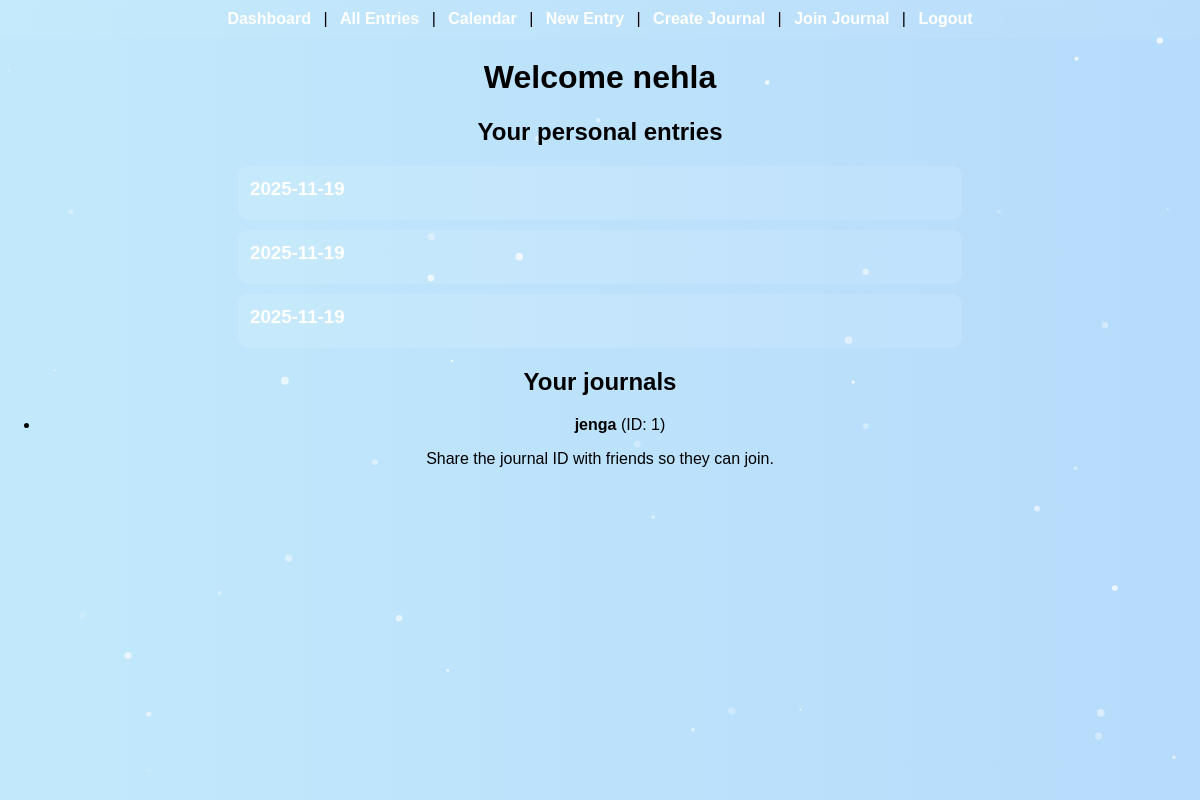
The app's page /dashboard (signed in) with its own data.
### tables this page shows
CREATE TABLE users (
        id INTEGER PRIMARY KEY AUTOINCREMENT,
        email TEXT UNIQUE NOT NULL,
        password_hash TEXT NOT NULL,
        name TEXT
    );

CREATE TABLE entries (
        id INTEGER PRIMARY KEY AUTOINCREMENT,
        owner_id INTEGER NOT NULL,
        journal_id INTEGER, -- NULL for personal
        entry_date TEXT NOT NULL,
        content TEXT NOT NULL,
        is_public INTEGER DEFAULT 0,
        FOREIGN KEY(owner_id) REFERENCES users(id),
        FOREIGN KEY(journal_id) REFERENCES journals(id)
    );

CREATE TABLE journals (
        id INTEGER PRIMARY KEY AUTOINCREMENT,
        name TEXT NOT NULL,
        owner_id INTEGER NOT NULL,
        FOREIGN KEY(owner_id) REFERENCES users(id)
    );

### app.py (the view)
@app.route("/dashboard")
@login_required
def dashboard():
    user = g.get("user") or current_user()
    db = get_db()
    personal = db.execute(
        "SELECT * FROM entries WHERE owner_id = ? AND journal_id IS NULL ORDER BY id DESC",
        (user["id"],)
    ).fetchall()
    owned = db.execute("SELECT * FROM journals WHERE owner_id = ?", (user["id"],)).fetchall()
    member = db.execute("""
        SELECT j.* FROM journals j
        JOIN journal_members m ON m.journal_id = j.id
        WHERE m.user_id = ?
    """, (user["id"],)).fetchall()
    journals = {j["id"]: j for j in owned}
    for j in member:
        journals[j["id"]] = j
    journals = list(journals.values())
    return render_template("dashboard.html", user=user, personal=personal, journals=journals)

### app.py (called while the page is built)
def get_db():
    if "db" not in g:
        g.db = sqlite3.connect(DB)
        g.db.row_factory = sqlite3.Row
    return g.db

def current_user():
    if getattr(g, "current_user", None) is not None:
        return g.current_user
    user_id = session.get("user_id")
    if not user_id:
        g.current_user = None
        return None
    db = get_db()
    user = db.execute("SELECT * FROM users WHERE id = ?", (user_id,)).fetchone()
    g.current_user = user  # maybe None
    return user

def login_required(f):
    @wraps(f)
    def wrapper(*args, **kwargs):
        user = current_user()
        if user is None:
            flash("Please log in first.", "warning")
            return redirect(url_for("login"))
        g.user = user
        return f(*args, **kwargs)
    return wrapper

### templates/dashboard.html (shortened to what this page needs)
{% extends "base.html" %}
{% block content %}
  <h1>Welcome {{ user.name or user.email }}</h1>
  <section>
    <h2>Your personal entries</h2>
    {% if personal %}
      {% for e in personal %}
        <div class="entry" data-date="{{ e['entry_date'] }}">
          <h3>{{ e['entry_date'] }}</h3>
        </div>
      {% endfor %}
    {% else %}
      <p>No personal entries yet. Make one: <a href="{{ url_for('new_entry') }}">New Entry</a></p>
    {% endif %}
  </section>
  <section>
    <h2>Your journals</h2>
    {% if journals %}
      <ul>
      {% for j in journals %}
        <li><strong>{{ j['name'] }}</strong> (ID: {{ j['id'] }})</li>
      {% endfor %}
      </ul>
      <p>Share the journal ID with friends so they can join.</p>
    {% else %}
      <p>No journals yet. <a href="{{ url_for('create_journal') }}">Create one</a> or <a href="{{ url_for('join_journal') }}">join</a>.</p>
    {% endif %}
  </section>
{% endblock %}

### templates/base.html (shortened to what this page needs)
<!doctype html>
<html>
<head>
  <link rel="stylesheet" href="{{ url_for('static', filename='style.css') }}">
</head>
<body>
  <div id="particles-js"></div>
  <nav>
    {% if session.user_id %}
      <a href="{{ url_for('dashboard') }}">Dashboard</a> |
      <a href="{{ url_for('entries_page') }}">All Entries</a> |
      <a href="{{ url_for('calendar_page') }}">Calendar</a> |
      <a href="{{ url_for('new_entry') }}">New Entry</a> |
      <a href="{{ url_for('create_journal') }}">Create Journal</a> |
      <a href="{{ url_for('join_journal') }}">Join Journal</a> |
      <a href="{{ url_for('logout') }}">Logout</a>
    {% else %}
      <a href="{{ url_for('login') }}">Login</a> |
      <a href="{{ url_for('signup') }}">Signup</a>
    {% endif %}
  </nav>
  <main>
    {% block content %}{% endblock %}
  </main>
</body>
</html>

### static/style.css (style rules this page uses)
body { margin: 0; font-family: Arial, sans-serif; text-align: center; background: linear-gradient(270deg, #ffecd2, #fcb69f, #a1c4fd, #c2e9fb); background-size: 800% 800%; animation: gradientBG 20s ease infinite; min-height: 100vh; }
nav { padding: 10px; background: rgba(255,255,255,0.06); backdrop-filter: blur(4px); }
nav a { color: white; margin: 0 8px; text-decoration: none; font-weight: bold; }
#particles-js { position: fixed; inset: 0; z-index: -1; }
.entry { width: 90%; max-width: 700px; margin: 10px auto; background: rgba(255,255,255,0.12); padding: 12px; border-radius: 10px; color: white; text-align:left; cursor: pointer; }
.entry h3 { margin: 0 0 8px 0; }

### records on screen
users: name "nehla"
entries: entry_date "2025-11-19"
entries: entry_date "2025-11-19"
entries: entry_date "2025-11-19"
journals: name "jenga", id "1"
